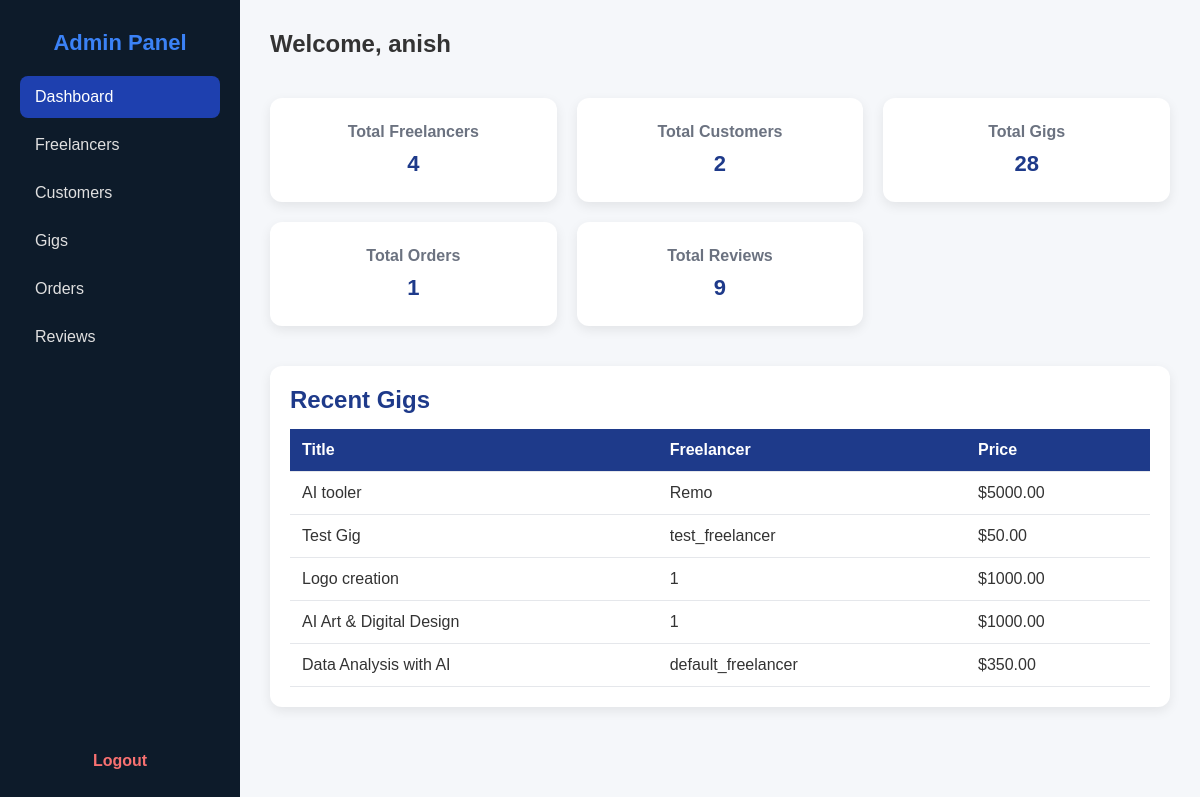
The page /admin-dashboard/ (signed in) on the database its author committed.
### freelance_marketplace/models.py (models this page shows, shortened)
class CustomUser(AbstractUser):
    ROLE_CHOICES = (
        ('admin', 'Admin'),
        ('freelancer', 'Freelancer'),
        ('customer', 'Customer'),
    )
    role = models.CharField(max_length=20, choices=ROLE_CHOICES, default='customer')

class Gig(models.Model):
    freelancer = models.ForeignKey(settings.AUTH_USER_MODEL, on_delete=models.CASCADE, related_name='freelancer_gigs')
    title = models.CharField(max_length=200)
    description = models.TextField()
    category = models.ForeignKey(Category, on_delete=models.SET_NULL, null=True, blank=True)
    price = models.DecimalField(max_digits=10, decimal_places=2)
    image = models.ImageField(upload_to='gigs/', blank=True, null=True)
    created_by = models.ForeignKey(
        settings.AUTH_USER_MODEL,
        on_delete=models.CASCADE,
        related_name='created_gigs'
    )
    created_at = models.DateTimeField(auto_now_add=True)

class Freelancer(models.Model):
    user = models.OneToOneField(settings.AUTH_USER_MODEL, on_delete=models.CASCADE)
    name = models.CharField(max_length=100)
    skills = models.TextField(blank=True, null=True)
    rating = models.FloatField(default=0)
    bio = models.TextField(blank=True, null=True)

### freelance_marketplace/views.py (the view)
# urls.py: path('admin-dashboard/', views.admin_dashboard, name='admin_dashboard'),
def admin_dashboard(request):
    if not request.user.is_authenticated or not request.user.is_superuser:
        return redirect('freelance_marketplace:admin_login')
    freelancers = Freelancer.objects.all()
    customers = Customer.objects.all()
    gigs = Gig.objects.all()
    orders = Order.objects.all()
    reviews = Review.objects.all()
    total_freelancers = freelancers.count()
    total_customers = customers.count()
    total_gigs = gigs.count()
    total_orders = orders.count()
    total_reviews = reviews.count()
    recent_gigs = gigs.order_by('-created_at')[:5]
    context = {
        'freelancers': freelancers,
        'customers': customers,
        'gigs': gigs,
        'orders': orders,
        'reviews': reviews,
        'total_freelancers': total_freelancers,
        'total_customers': total_customers,
        'total_gigs': total_gigs,
        'total_orders': total_orders,
        'total_reviews': total_reviews,
        'recent_gigs': recent_gigs,
    }
    return render(request, 'freelance_marketplace/admin_dashboard.html', context)

### freelance_marketplace/templates/freelance_marketplace/admin_dashboard.html (shortened to what this page needs)
<!DOCTYPE html>
<html lang="en">
<head>
</head>
<body>
    <div class="sidebar">
        <div>
            <h2>Admin Panel</h2>
            <div class="nav-links">
                <a href="{% url 'freelance_marketplace:admin_dashboard' %}" class="active">Dashboard</a>
                <a href="{% url 'freelance_marketplace:admin_freelancers' %}">Freelancers</a>
                <a href="{% url 'freelance_marketplace:admin_customers' %}">Customers</a>
                <a href="{% url 'freelance_marketplace:admin_gigs' %}">Gigs</a>
                <a href="{% url 'freelance_marketplace:admin_orders' %}">Orders</a>
                <a href="{% url 'freelance_marketplace:admin_reviews' %}">Reviews</a>
            </div>
        </div>
        <div class="logout">
            <a href="{% url 'freelance_marketplace:admin_logout' %}">Logout</a>
        </div>
    </div>
    <div class="main">
        <div class="header">
            <h1>Welcome, {{ request.user.username }}</h1>
        </div>
        {% block content %}
        <div class="cards">
            <div class="card">
                <h3>Total Freelancers</h3>
                <p>{{ total_freelancers }}</p>
            </div>
            <div class="card">
                <h3>Total Customers</h3>
                <p>{{ total_customers }}</p>
            </div>
            <div class="card">
                <h3>Total Gigs</h3>
                <p>{{ total_gigs }}</p>
            </div>
            <div class="card">
                <h3>Total Orders</h3>
                <p>{{ total_orders }}</p>
            </div>
            <div class="card">
                <h3>Total Reviews</h3>
                <p>{{ total_reviews }}</p>
            </div>
        </div>
        <div class="table-section">
            <h2 style="margin-bottom: 15px; color:#1e3a8a;">Recent Gigs</h2>
            <table>
                <thead>
                    <tr>
                        <th>Title</th>
                        <th>Freelancer</th>
                        <th>Price</th>
                    </tr>
                </thead>
                <tbody>
                    {% for gig in recent_gigs %}
                    <tr>
                        <td>{{ gig.title }}</td>
                        <td>{{ gig.freelancer.freelancer.name|default:gig.freelancer.username }}</td>
                        <td>${{ gig.price }}</td>
                    </tr>
                    {% empty %}
                    <tr><td colspan="3">No gigs available</td></tr>
                    {% endfor %}
                </tbody>
            </table>
        </div>
        {% endblock %}
    </div>
</body>
</html>

### freelance_marketplace/templates/freelance_marketplace/admin_dashboard.html (style rules this page uses)
* { margin: 0; padding: 0; box-sizing: border-box; }
body { font-family: "Poppins", sans-serif; background-color: #f5f7fa; color: #333; display: flex; min-height: 100vh; }
.sidebar { width: 240px; background-color: #0d1b2a; color: white; padding: 30px 20px; display: flex; flex-direction: column; justify-content: space-between; }
.sidebar h2 { color: #3b82f6; margin-bottom: 20px; font-size: 22px; text-align: center; }
.nav-links a { display: block; text-decoration: none; color: #e0e0e0; padding: 12px 15px; margin: 6px 0; border-radius: 8px; transition: 0.3s; }
.nav-links a:hover, .nav-links a.active { background-color: #1e40af; color: white; }
.logout { text-align: center; margin-top: 20px; }
.logout a { color: #f87171; text-decoration: none; font-weight: 600; }
.main { flex: 1; padding: 30px; }
.header { display: flex; justify-content: space-between; align-items: center; margin-bottom: 40px; }
.header h1 { font-size: 24px; font-weight: 600; }
.cards { display: grid; grid-template-columns: repeat(auto-fit, minmax(220px, 1fr)); gap: 20px; margin-bottom: 40px; }
.card { background: white; border-radius: 12px; padding: 25px; box-shadow: 0 4px 12px rgba(0, 0, 0, 0.08); transition: transform 0.3s; text-align: center; }
.card h3 { font-size: 16px; color: #6b7280; margin-bottom: 10px; }
.card p { font-size: 22px; font-weight: 600; color: #1e3a8a; }
.table-section { background: white; border-radius: 12px; padding: 20px; box-shadow: 0 4px 12px rgba(0, 0, 0, 0.08); }
table { width: 100%; border-collapse: collapse; }
table thead { background-color: #1e3a8a; color: white; }
table th, table td { padding: 12px; text-align: left; border-bottom: 1px solid #e5e7eb; }

### rows shown on the page
CustomUser: user.username "anish"
Gig: title "AI tooler", freelancer.freelancer.name "Remo", price "5000.00"
Gig: title "Test Gig", freelancer.freelancer.name "test_freelancer", price "50.00"
Gig: title "Logo creation", freelancer.freelancer.name "1", price "1000.00"
Gig: title "AI Art & Digital Design", freelancer.freelancer.name "1", price "1000.00"
Gig: title "Data Analysis with AI", freelancer.freelancer.name "default_freelancer", price "350.00"

### other values the page prints
{{ total_freelancers }} "4"
{{ total_customers }} "2"
{{ total_gigs }} "28"
{{ total_orders }} "1"
{{ total_reviews }} "9"
